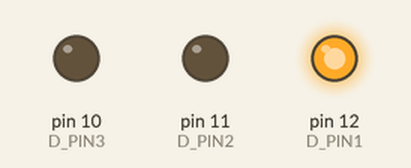
Simulated run of this sketch. Board: Arduino Uno, built with avr-gcc and run on an emulated ATmega328P. On the bench: output pins drawn as LEDs (lit = HIGH).

Above: at 0.5 s.
At 1.5 s:
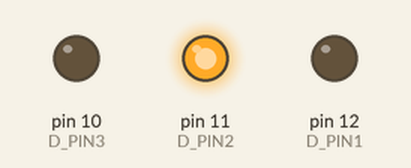
At 5.5 s:
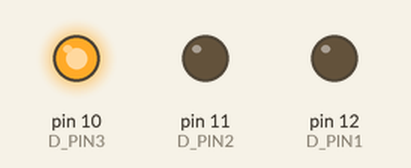
Timing chart, 0 to 6.9 s (numbered marks = the images above):
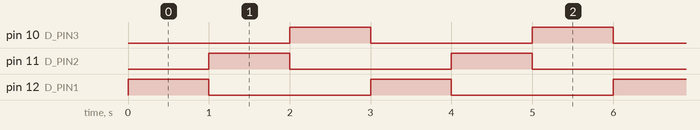

Measured:
- by itself, pin 10 (D_PIN3), pin 11 (D_PIN2), pin 12 (D_PIN1): alternates HIGH for 1.0 s and LOW for 2.0 s
- by itself, everything shown: repeats every 3.0 s, in 3 steps

The sketch:

test_leds.ino
```cpp
// Basic Bluetooth sketch HC-06_01
// Connect the Hc-06 module and communicate using the serial monitor
//
// The HC-06 defaults to AT mode when first powered on.
// The default baud rate is 9600
// The Hc-06 requires all AT commands to be in uppercase. NL+CR should not be added to the command string
//

#define D_PIN1 12
#define D_PIN2 11
#define D_PIN3 10

void setup()
{
  pinMode(D_PIN1, OUTPUT);
  pinMode(D_PIN2, OUTPUT);
  pinMode(D_PIN3, OUTPUT);
}

int i = 1;

int onoff(int i){
  return i ? HIGH : LOW;
}

void loop()
{
  digitalWrite(D_PIN1, onoff(i&0x1));
  digitalWrite(D_PIN2, onoff(i&0x2));
  digitalWrite(D_PIN3, onoff(i&0x4));
  delay(1000);
  i <<= 1;
  i = (i<8) ? i : 1;
}
```
